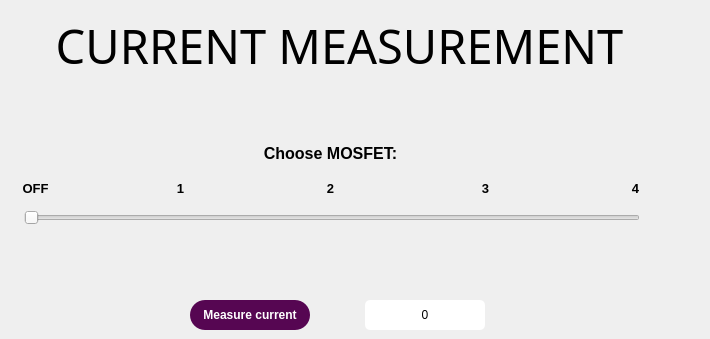
    <widget class="QWidget" name="page_current">
     <widget class="QLabel" name="text_current_title">
      <property name="geometry">
       <rect>
        <x>-11</x>
        <y>10</y>
        <width>701</width>
        <height>70</height>
       </rect>
      </property>
      <property name="font">
       <font>
        <family>Bahnschrift SemiBold Condensed</family>
        <pointsize>35</pointsize>
       </font>
      </property>
      <property name="styleSheet">
       <string notr="true">background-color: rgba(255, 255, 255, 0);</string>
      </property>
      <property name="text">
       <string>CURRENT MEASUREMENT</string>
      </property>
      <property name="alignment">
       <set>Qt::AlignCenter</set>
      </property>
     </widget>
     <widget class="QSlider" name="slider_current_mosfet">
      <property name="geometry">
       <rect>
        <x>24</x>
        <y>205</y>
        <width>616</width>
        <height>25</height>
       </rect>
      </property>
      <property name="minimum">
       <number>0</number>
      </property>
      <property name="maximum">
       <number>4</number>
      </property>
      <property name="singleStep">
       <number>1</number>
      </property>
      <property name="pageStep">
       <number>1</number>
      </property>
      <property name="value">
       <number>0</number>
      </property>
      <property name="sliderPosition">
       <number>0</number>
      </property>
      <property name="orientation">
       <enum>Qt::Horizontal</enum>
      </property>
     </widget>
     <widget class="QLabel" name="text_current_mosfet">
      <property name="geometry">
       <rect>
        <x>255</x>
        <y>135</y>
        <width>151</width>
        <height>36</height>
       </rect>
      </property>
      <property name="font">
       <font>
        <family>Segoe UI</family>
        <pointsize>12</pointsize>
        <weight>75</weight>
        <bold>true</bold>
       </font>
      </property>
      <property name="styleSheet">
       <string notr="true">background-color: rgba( 255, 255, 255, 0% );</string>
      </property>
      <property name="text">
       <string>Choose MOSFET:</string>
      </property>
      <property name="alignment">
       <set>Qt::AlignCenter</set>
      </property>
     </widget>
     <widget class="QLabel" name="text_current_off">
      <property name="geometry">
       <rect>
        <x>10</x>
        <y>170</y>
        <width>51</width>
        <height>36</height>
       </rect>
      </property>
      <property name="font">
       <font>
        <family>Segoe UI</family>
        <pointsize>10</pointsize>
        <weight>75</weight>
        <bold>true</bold>
       </font>
      </property>
      <property name="styleSheet">
       <string notr="true">background-color: rgba( 255, 255, 255, 0% );</string>
      </property>
      <property name="text">
       <string>OFF</string>
      </property>
      <property name="alignment">
       <set>Qt::AlignCenter</set>
      </property>
     </widget>
     <widget class="QLabel" name="text_current_4">
      <property name="geometry">
       <rect>
        <x>610</x>
        <y>170</y>
        <width>51</width>
        <height>36</height>
       </rect>
      </property>
      <property name="font">
       <font>
        <family>Segoe UI</family>
        <pointsize>10</pointsize>
        <weight>75</weight>
        <bold>true</bold>
       </font>
      </property>
      <property name="styleSheet">
       <string notr="true">background-color: rgba( 255, 255, 255, 0% );</string>
      </property>
      <property name="text">
       <string>4</string>
      </property>
      <property name="alignment">
       <set>Qt::AlignCenter</set>
      </property>
     </widget>
     <widget class="QLabel" name="text_current_3">
      <property name="geometry">
       <rect>
        <x>460</x>
        <y>170</y>
        <width>51</width>
        <height>36</height>
       </rect>
      </property>
      <property name="font">
       <font>
        <family>Segoe UI</family>
        <pointsize>10</pointsize>
        <weight>75</weight>
        <bold>true</bold>
       </font>
      </property>
      <property name="styleSheet">
       <string notr="true">background-color: rgba( 255, 255, 255, 0% );</string>
      </property>
      <property name="text">
       <string>3</string>
      </property>
      <property name="alignment">
       <set>Qt::AlignCenter</set>
      </property>
     </widget>
     <widget class="QLabel" name="text_current_2">
      <property name="geometry">
       <rect>
        <x>305</x>
        <y>170</y>
        <width>51</width>
        <height>36</height>
       </rect>
      </property>
      <property name="font">
       <font>
        <family>Segoe UI</family>
        <pointsize>10</pointsize>
        <weight>75</weight>
        <bold>true</bold>
       </font>
      </property>
      <property name="styleSheet">
       <string notr="true">background-color: rgba( 255, 255, 255, 0% );</string>
      </property>
      <property name="text">
       <string>2</string>
      </property>
      <property name="alignment">
       <set>Qt::AlignCenter</set>
      </property>
     </widget>
     <widget class="QLabel" name="text_current_1">
      <property name="geometry">
       <rect>
        <x>155</x>
        <y>170</y>
        <width>51</width>
        <height>36</height>
       </rect>
      </property>
      <property name="font">
       <font>
        <family>Segoe UI</family>
        <pointsize>10</pointsize>
        <weight>75</weight>
        <bold>true</bold>
       </font>
      </property>
      <property name="styleSheet">
       <string notr="true">background-color: rgba( 255, 255, 255, 0% );</string>
      </property>
      <property name="text">
       <string>1</string>
      </property>
      <property name="alignment">
       <set>Qt::AlignCenter</set>
      </property>
     </widget>
     <widget class="QLabel" name="text_current_measure">
      <property name="geometry">
       <rect>
        <x>365</x>
        <y>300</y>
        <width>120</width>
        <height>30</height>
       </rect>
      </property>
      <property name="styleSheet">
       <string notr="true">background-color: rgb(255, 255, 255);
border-radius: 5px;</string>
      </property>
      <property name="text">
       <string>0</string>
      </property>
      <property name="alignment">
       <set>Qt::AlignCenter</set>
      </property>
     </widget>
     <widget class="QPushButton" name="btn_current_measure">
      <property name="geometry">
       <rect>
        <x>190</x>
        <y>300</y>
        <width>120</width>
        <height>30</height>
       </rect>
      </property>
      <property name="font">
       <font>
        <family>Segoe UI</family>
        <weight>75</weight>
        <bold>true</bold>
        <kerning>false</kerning>
       </font>
      </property>
      <property name="styleSheet">
       <string notr="true">QPushButton {
	border-radius: 15px;
	color: rgb(255, 255, 255);
	background-color:			rgb(86,6,82);
}
QPushButton:hover {	
	background-color: 			   rgb(65, 4, 62);
}
</string>
      </property>
      <property name="text">
       <string>Measure current</string>
      </property>
      <property name="checkable">
       <bool>true</bool>
      </property>
     </widget>
    </widget>
